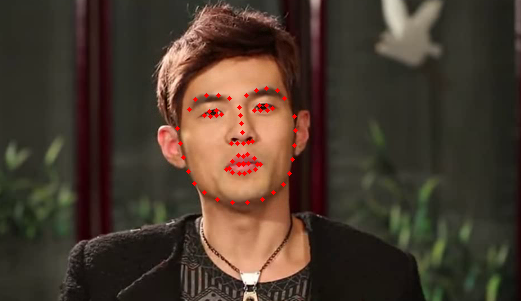
#> input picture harris/img/jay.png, 521 x 301 px
$ python demo.py
#> lines starting #> are read from the running program, lines starting #| are printed output that depends on the picture; after the words box and inside, x2 and y2 are one past the last pixel; in counts of white or black regions, pixels touching at a corner belong together
import cv2
import numpy as np

img = cv2.imread('img/jay.png')
#> img is the input picture: shape (301, 521, 3); mean B, G, R 45, 57.3, 73

gray = cv2.cvtColor(img,cv2.COLOR_BGR2GRAY)
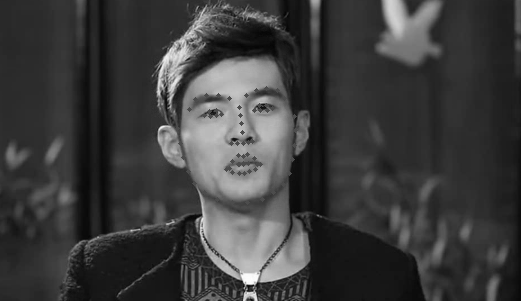
#> gray: shape (301, 521); min 4, max 254, mean 60.6

gray = np.float32(gray)

dst = cv2.cornerHarris(gray,3,3,0.04)
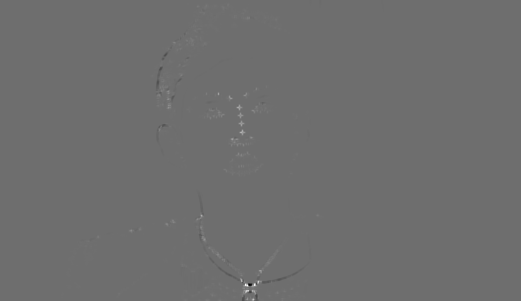
#> dst: shape (301, 521) float32; min -28352896, max 36905608, mean 17575.2; drawn with min black and max white

print(dst.shape)
#| (301, 521)

img[dst > 0.01 * dst.max()] = [0,0,255]
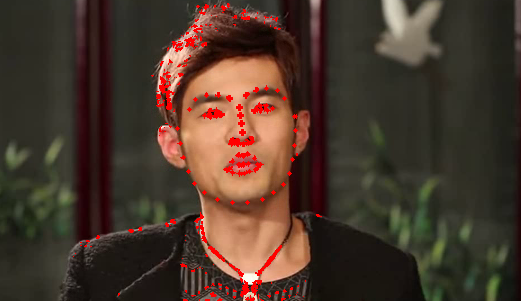
#> img: shape (301, 521, 3); 1.47% of pixels changed, all inside (x1, y1, x2, y2) = (73, 3, 322, 301)

cv2.imshow('dst',img)
if cv2.waitKey(0) & 0xff == ord('q'):
#> (key q is pressed here)
    cv2.destroyAllWindows()
